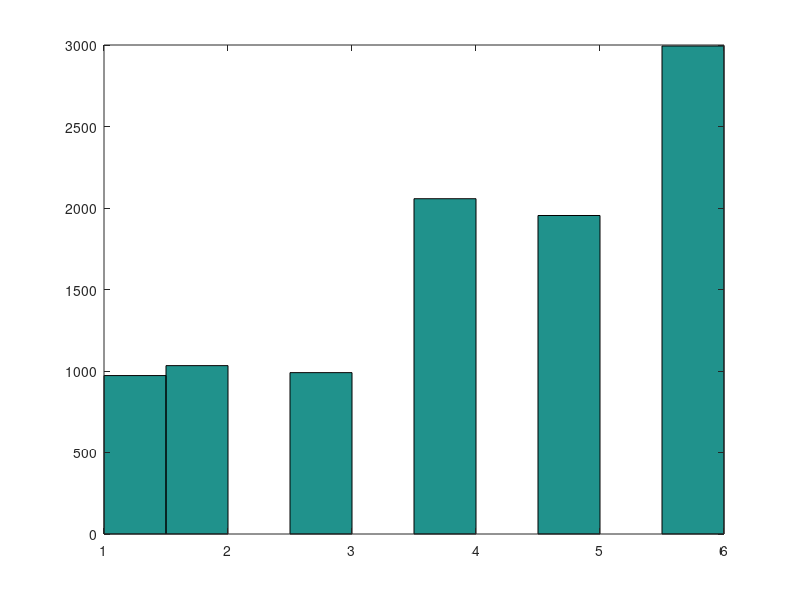

Write the MATLAB code that produced this figure.
% a)
%{
n = [1e3, 1e4, 1e5];
f = @(n)floor(1 + 6*rand(1, n));
y_1 = f(n(1));
y_2 = f(n(2));
y_3 = f(n(3));

mean(y_1)
mean(y_2)
mean(y_3)
%}

% b)
%tarning_upprepa(10, [1e3, 1e4, 1e5]);

% c)
%tarning_upprepa(200, 1e5);

% d)
%tarning_upprepa(200, 1e5);

% e)

p = [0.1, 0.1, 0.1, 0.2, 0.2, 0.3]';
F = cumsum(p);
F_inv = 1-F;
n = 10000;
u = zeros(1, n);
for i = 1:n
    u(i) = rand();
end
s = sum(u < F_inv) + 1;
hist(s);



